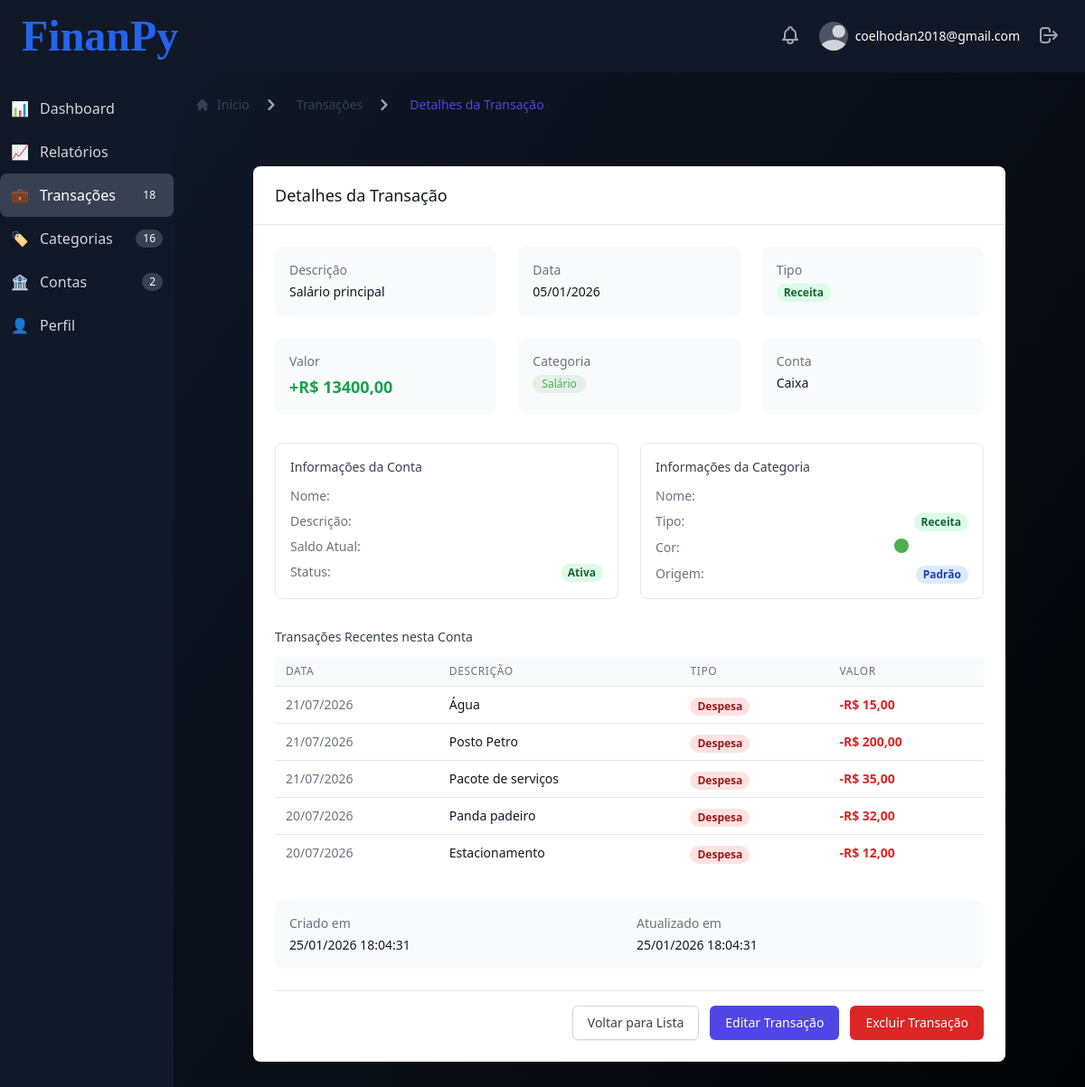
The app's page /transactions/1/ (signed in) with its own data.
### users/models.py (models this page shows, shortened)
class CustomUser(AbstractBaseUser, PermissionsMixin):
    email = models.EmailField(unique=True)
    is_active = models.BooleanField(default=True)
    is_staff = models.BooleanField(default=False)
    is_superuser = models.BooleanField(default=False)
    created_at = models.DateTimeField(auto_now_add=True)
    updated_at = models.DateTimeField(auto_now=True)
    objects = CustomUserManager()
    USERNAME_FIELD = 'email'
    REQUIRED_FIELDS = []

### transactions/models.py (models this page shows, shortened)
class Transaction(models.Model):
    INCOME = 'INCOME'
    EXPENSE = 'EXPENSE'
    TYPE_CHOICES = [
        (INCOME, 'Receita'),
        (EXPENSE, 'Despesa'),
    ]
    account = models.ForeignKey(Account, on_delete=models.PROTECT, related_name='transactions')
    category = models.ForeignKey(Category, on_delete=models.PROTECT, related_name='transactions')
    type = models.CharField(max_length=10, choices=TYPE_CHOICES)
    amount = models.DecimalField(
        max_digits=12,
        decimal_places=2,
        validators=[MinValueValidator(0.01)]  # amount > 0
    )
    date = models.DateField(default=timezone.localdate)
    description = models.TextField(blank=True)
    created_at = models.DateTimeField(auto_now_add=True)
    updated_at = models.DateTimeField(auto_now=True)
    class Meta:
        verbose_name = 'Transaction'
        verbose_name_plural = 'Transactions'
        ordering = ['-date', '-created_at']
        indexes = [
            models.Index(fields=['date']),
            models.Index(fields=['account']),
            models.Index(fields=['category']),
            models.Index(fields=['date', 'account']),
            models.Index(fields=['date', 'category']),
        ]

### categories/models.py (models this page shows, shortened)
class Category(models.Model):
    INCOME = 'INCOME'
    EXPENSE = 'EXPENSE'
    TYPE_CHOICES = [
        (INCOME, 'Receita'),
        (EXPENSE, 'Despesa'),
    ]
    user = models.ForeignKey(User, on_delete=models.CASCADE, null=True, blank=True, related_name='categories')
    name = models.CharField(max_length=100)
    color = models.CharField(max_length=7, default='#000000')  # Hex color code
    type = models.CharField(max_length=10, choices=TYPE_CHOICES, default=EXPENSE)
    is_default = models.BooleanField(default=False)
    is_active = models.BooleanField(default=True)
    created_at = models.DateTimeField(auto_now_add=True)
    updated_at = models.DateTimeField(auto_now=True)
    class Meta:
        verbose_name = 'Category'
        verbose_name_plural = 'Categories'
        ordering = ['name']

### accounts/models.py (models this page shows, shortened)
class Account(models.Model):
    user = models.ForeignKey(User, on_delete=models.CASCADE, related_name='accounts')
    name = models.CharField(max_length=100)
    description = models.TextField(blank=True)
    balance = models.DecimalField(
        max_digits=12,
        decimal_places=2,
        default=0.00,
        validators=[MinValueValidator(0)]
    )
    is_active = models.BooleanField(default=True)
    created_at = models.DateTimeField(auto_now_add=True)
    updated_at = models.DateTimeField(auto_now=True)
    class Meta:
        verbose_name = 'Account'
        verbose_name_plural = 'Accounts'
        ordering = ['name']
        unique_together = ('user', 'name')

### transactions/views.py (the view)
# urls.py: path('<int:pk>/', views.TransactionDetailView.as_view(), name='detail'),  # View transaction detail
class TransactionDetailView(LoginRequiredMixin, DetailView):
    model = Transaction
    template_name = 'transactions/transaction_detail.html'
    context_object_name = 'transaction'
    def get_queryset(self):
        return Transaction.objects.filter(account__user=self.request.user).select_related('account', 'category')
    def get_context_data(self, **kwargs):
        context = super().get_context_data(**kwargs)
        transaction = self.get_object()
        context['related_transactions'] = Transaction.objects.filter(
            account=transaction.account
        ).exclude(pk=transaction.pk).order_by('-date')[:5]  # Last 5 transactions in the same account
        context['breadcrumb_items'] = [
            {'title': 'Transações', 'url': reverse_lazy('transactions:list')},
            {'title': 'Detalhes da Transação', 'active': True}
        ]
        return context

### transactions/templates/transactions/transaction_detail.html (shortened to what this page needs)
{% extends 'base_dashboard.html' %}
{% block dashboard_content %}
<div class="max-w-4xl mx-auto px-4 sm:px-6 lg:px-8 py-8">
  <div class="bg-white shadow overflow-hidden sm:rounded-lg">
    <div class="px-4 py-5 sm:px-6 border-b border-gray-200">
      <h3 class="text-lg leading-6 font-medium text-gray-900">
        Detalhes da Transação
      </h3>
    </div>
    <div class="px-4 py-5 sm:p-6">
      <div class="grid grid-cols-1 md:grid-cols-2 lg:grid-cols-3 gap-6 mb-8">
        <div class="bg-gray-50 p-4 rounded-lg">
          <h4 class="text-sm font-medium text-gray-500">Descrição</h4>
          <p class="mt-1 text-sm font-medium text-gray-900">{{ transaction.description }}</p>
        </div>
        <div class="bg-gray-50 p-4 rounded-lg">
          <h4 class="text-sm font-medium text-gray-500">Data</h4>
          <p class="mt-1 text-sm font-medium text-gray-900">{{ transaction.date|date:"d/m/Y" }}</p>
        </div>
        <div class="bg-gray-50 p-4 rounded-lg">
          <h4 class="text-sm font-medium text-gray-500">Tipo</h4>
          <p class="mt-1 text-sm font-medium text-gray-900">
            {% if transaction.type == 'INCOME' %}
              <span class="px-2 inline-flex text-xs leading-5 font-semibold rounded-full bg-green-100 text-green-800">
                Receita
              </span>
            {% else %}
              <span class="px-2 inline-flex text-xs leading-5 font-semibold rounded-full bg-red-100 text-red-800">
                Despesa
              </span>
            {% endif %}
          </p>
        </div>
        <div class="bg-gray-50 p-4 rounded-lg">
          <h4 class="text-sm font-medium text-gray-500">Valor</h4>
          <p class="mt-1 text-lg font-bold {% if transaction.type == 'INCOME' %}text-green-600{% else %}text-red-600{% endif %}">
            {% if transaction.type == 'INCOME' %}+{% else %}-{% endif %}R$ {{ transaction.amount|floatformat:2 }}
          </p>
        </div>
        <div class="bg-gray-50 p-4 rounded-lg">
          <h4 class="text-sm font-medium text-gray-500">Categoria</h4>
          <p class="mt-1 text-sm text-gray-900">
            <span class="inline-flex items-center px-2.5 py-0.5 rounded-full text-xs font-medium" style="background-color: {{ transaction.category.color }}20; color: {{ transaction.category.color }};">
              {{ transaction.category.name }}
            </span>
          </p>
        </div>
        <div class="bg-gray-50 p-4 rounded-lg">
          <h4 class="text-sm font-medium text-gray-500">Conta</h4>
          <p class="mt-1 text-sm text-gray-900">{{ transaction.account.name }}</p>
        </div>
      </div>
      <div class="grid grid-cols-1 md:grid-cols-2 gap-6 mb-8">
        <div class="bg-white border border-gray-200 rounded-lg p-4">
          <h4 class="text-sm font-medium text-gray-700 mb-3">Informações da Conta</h4>
          <div class="space-y-2">
            <div class="flex justify-between">
              <span class="text-sm text-gray-500">Nome:</span>
              <span class="text-sm font-medium">{{ transaction.account.name }}</span>
            </div>
            <div class="flex justify-between">
              <span class="text-sm text-gray-500">Descrição:</span>
              <span class="text-sm font-medium">{{ transaction.account.description|default:"-" }}</span>
            </div>
            <div class="flex justify-between">
              <span class="text-sm text-gray-500">Saldo Atual:</span>
              <span class="text-sm font-medium">R$ {{ transaction.account.balance|floatformat:2 }}</span>
            </div>
            <div class="flex justify-between">
              <span class="text-sm text-gray-500">Status:</span>
              <span class="text-sm font-medium">
                {% if transaction.account.is_active %}
                  <span class="px-2 inline-flex text-xs leading-5 font-semibold rounded-full bg-green-100 text-green-800">Ativa</span>
                {% else %}
                  <span class="px-2 inline-flex text-xs leading-5 font-semibold rounded-full bg-red-100 text-red-800">Inativa</span>
                {% endif %}
              </span>
            </div>
          </div>
        </div>
        <div class="bg-white border border-gray-200 rounded-lg p-4">
          <h4 class="text-sm font-medium text-gray-700 mb-3">Informações da Categoria</h4>
          <div class="space-y-2">
            <div class="flex justify-between">
              <span class="text-sm text-gray-500">Nome:</span>
              <span class="text-sm font-medium">{{ transaction.category.name }}</span>
            </div>
            <div class="flex justify-between">
              <span class="text-sm text-gray-500">Tipo:</span>
              <span class="text-sm font-medium">
                {% if transaction.category.type == 'INCOME' %}
                  <span class="px-2 inline-flex text-xs leading-5 font-semibold rounded-full bg-green-100 text-green-800">Receita</span>
                {% else %}
                  <span class="px-2 inline-flex text-xs leading-5 font-semibold rounded-full bg-red-100 text-red-800">Despesa</span>
                {% endif %}
              </span>
            </div>
            <div class="flex justify-between">
              <span class="text-sm text-gray-500">Cor:</span>
              <span class="text-sm font-medium">
                <span class="inline-block w-4 h-4 rounded-full mr-1" style="background-color: {{ transaction.category.color }};"></span>
              </span>
            </div>
            <div class="flex justify-between">
              <span class="text-sm text-gray-500">Origem:</span>
              <span class="text-sm font-medium">
                {% if transaction.category.is_default %}
                  <span class="px-2 inline-flex text-xs leading-5 font-semibold rounded-full bg-blue-100 text-blue-800">Padrão</span>
                {% else %}
                  <span class="px-2 inline-flex text-xs leading-5 font-semibold rounded-full bg-purple-100 text-purple-800">Personalizada</span>
                {% endif %}
              </span>
            </div>
          </div>
        </div>
      </div>
      {% if related_transactions %}
      <div class="mb-8">
        <h4 class="text-sm font-medium text-gray-700 mb-3">Transações Recentes nesta Conta</h4>
        <div class="overflow-x-auto">
          <table class="min-w-full divide-y divide-gray-200">
            <thead class="bg-gray-50">
              <tr>
                <th scope="col" class="px-3 py-2 text-left text-xs font-medium text-gray-500 uppercase tracking-wider">Data</th>
                <th scope="col" class="px-3 py-2 text-left text-xs font-medium text-gray-500 uppercase tracking-wider">Descrição</th>
                <th scope="col" class="px-3 py-2 text-left text-xs font-medium text-gray-500 uppercase tracking-wider">Tipo</th>
                <th scope="col" class="px-3 py-2 text-left text-xs font-medium text-gray-500 uppercase tracking-wider">Valor</th>
              </tr>
            </thead>
            <tbody class="bg-white divide-y divide-gray-200">
              {% for rel_trans in related_transactions %}
              <tr>
                <td class="px-3 py-2 whitespace-nowrap text-sm text-gray-500">{{ rel_trans.date|date:"d/m/Y" }}</td>
                <td class="px-3 py-2 whitespace-nowrap text-sm font-medium text-gray-900">{{ rel_trans.description }}</td>
                <td class="px-3 py-2 whitespace-nowrap">
                  {% if rel_trans.type == 'INCOME' %}
                    <span class="px-2 inline-flex text-xs leading-5 font-semibold rounded-full bg-green-100 text-green-800">
                      Receita
                    </span>
                  {% else %}
                    <span class="px-2 inline-flex text-xs leading-5 font-semibold rounded-full bg-red-100 text-red-800">
                      Despesa
                    </span>
                  {% endif %}
                </td>
                <td class="px-3 py-2 whitespace-nowrap text-sm font-semibold {% if rel_trans.type == 'INCOME' %}text-green-600{% else %}text-red-600{% endif %}">
                  {% if rel_trans.type == 'INCOME' %}+{% else %}-{% endif %}R$ {{ rel_trans.amount|floatformat:2 }}
                </td>
              </tr>
              {% endfor %}
            </tbody>
          </table>
        </div>
      </div>
      {% endif %}
      <div class="bg-gray-50 p-4 rounded-lg mb-6">
        <div class="grid grid-cols-1 md:grid-cols-2 gap-4">
          <div>
            <h4 class="text-sm font-medium text-gray-500">Criado em</h4>
            <p class="mt-1 text-sm text-gray-900">{{ transaction.created_at|date:"d/m/Y H:i:s" }}</p>
          </div>
          <div>
            <h4 class="text-sm font-medium text-gray-500">Atualizado em</h4>
            <p class="mt-1 text-sm text-gray-900">{{ transaction.updated_at|date:"d/m/Y H:i:s" }}</p>
          </div>
        </div>
      </div>
      <div class="flex flex-col sm:flex-row sm:justify-end sm:space-x-3 space-y-3 sm:space-y-0 pt-4 border-t border-gray-200">
        <a href="{% url 'transactions:list' %}" class="inline-flex justify-center items-center px-4 py-2 border border-gray-300 text-sm font-medium rounded-md shadow-sm text-gray-700 bg-white hover:bg-gray-50 focus:outline-none focus:ring-2 focus:ring-offset-2 focus:ring-indigo-500">
          Voltar para Lista
        </a>
        <a href="{% url 'transactions:edit' transaction.pk %}" class="inline-flex justify-center items-center px-4 py-2 border border-transparent text-sm font-medium rounded-md shadow-sm text-white bg-indigo-600 hover:bg-indigo-700 focus:outline-none focus:ring-2 focus:ring-offset-2 focus:ring-indigo-500">
          Editar Transação
        </a>
        <a href="{% url 'transactions:delete' transaction.pk %}" class="inline-flex justify-center items-center px-4 py-2 border border-transparent text-sm font-medium rounded-md shadow-sm text-white bg-red-600 hover:bg-red-700 focus:outline-none focus:ring-2 focus:ring-offset-2 focus:ring-red-500">
          Excluir Transação
        </a>
      </div>
    </div>
  </div>
</div>
{% endblock %}

### templates/components/topbar.html (shortened to what this page needs)
<div class="flex items-center justify-between px-6 py-4">
    <div class="flex items-center">
        <a href="/" class="text-5xl font-['Archivo_Black'] font-bold text-blue-600 mr-4">FinanPy</a>
    </div>
    <div class="flex items-center space-x-4">
        <div class="relative">
            <button id="notifications-button" class="p-1 rounded-full text-gray-400 hover:text-white focus:outline-none">
            </button>
        </div>
        <div class="relative">
            <button id="user-menu-button" class="flex items-center max-w-xs text-sm rounded-full focus:outline-none">
                <span class="inline-block h-8 w-8 rounded-full overflow-hidden bg-gray-600">
                </span>
                <span class="ml-2 text-sm font-medium text-white hidden md:block">{{ user.email }}</span>
            </button>
        </div>
        <div class="relative">
            <form id="logout-form" action="{% url 'users:logout' %}" method="post" class="inline">
                <button type="submit" class="text-gray-400 hover:text-white p-1 rounded-full focus:outline-none">
                    <svg class="w-6 h-6" fill="none" stroke="currentColor" viewBox="0 0 24 24" xmlns="http://www.w3.org/2000/svg">
                        <path stroke-linecap="round" stroke-linejoin="round" stroke-width="2" d="M17 16l4-4m0 0l-4-4m4 4H7m6 4v1a3 3 0 01-3 3H6a3 3 0 01-3-3V7a3 3 0 013-3h4a3 3 0 013 3v1"></path>
                    </svg>
                </button>
            </form>
        </div>
    </div>
</div>

### records on screen
CustomUser: email "coelhodan2018@gmail.com"
Transaction: date "21/07/2026", description "Água", type "Despesa", amount "15,00"
Transaction: date "21/07/2026", description "Posto Petro", type "Despesa", amount "200,00"
Transaction: date "21/07/2026", description "Pacote de serviços", type "Despesa", amount "35,00"
Transaction: date "20/07/2026", description "Panda padeiro", type "Despesa", amount "32,00"
Transaction: date "20/07/2026", description "Estacionamento", type "Despesa", amount "12,00"

### other values on screen
{{ total_transactions }} "18"
{{ total_categories }} "16"
{{ total_accounts }} "2"
{{ item.title }} "Transações"
{{ item.title }} "Detalhes da Transação"
